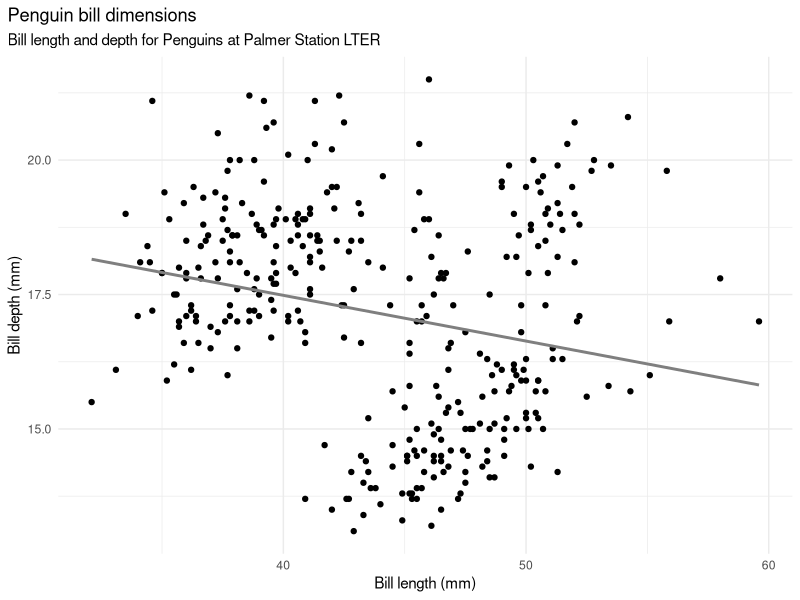
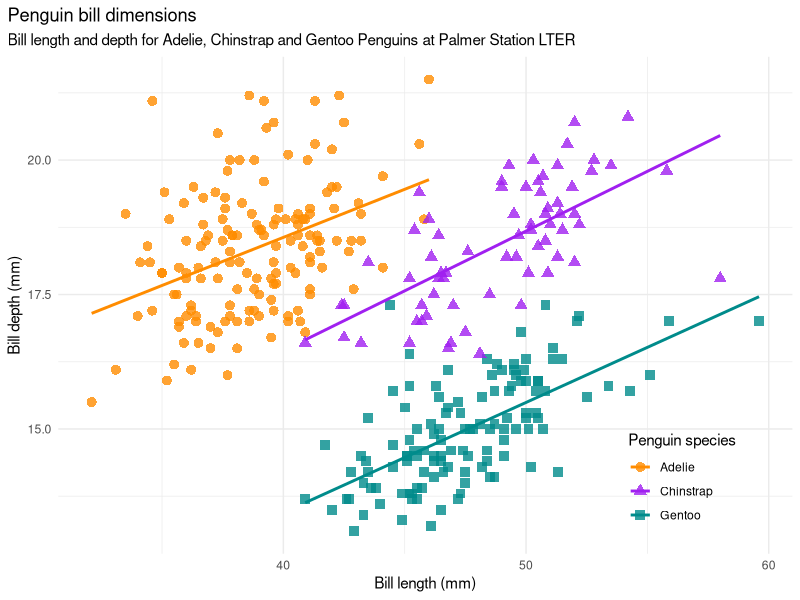

These charts were generated, in order, by the following R code:
## ---- chunk 1
#| message: false
library(palmerpenguins)
library(tidyverse)
## ---- chunk 2
penguins
## ---- chunk 3
count(penguins, species)
## ---- chunk 4
count(penguins, species, island, .drop = FALSE)
## ---- chunk 5
penguins |>
  filter(sex == "female",
         species == "Gentoo",
         bill_length_mm > 48) |>
  select(body_mass_g)
## ---- chunk 6
penguins |>
  group_by(species) |>
  summarise(mean_bill_length = mean(bill_length_mm, na.rm = TRUE))
## ---- chunk 7
#| label: bill-no-species
#| fig-show: hide
ggplot(data = penguins,
       aes(x = bill_length_mm,
           y = bill_depth_mm)) +
  geom_point() +
  geom_smooth(method = "lm", se = FALSE, color = "gray50") +
  labs(title = "Penguin bill dimensions",
       subtitle = "Bill length and depth for Penguins at Palmer Station LTER",
       x = "Bill length (mm)",
       y = "Bill depth (mm)") +
  theme_minimal() + 
  theme(plot.title.position = "plot")
## ---- chunk 8
#| label: bill-species
#| fig-show: hide
ggplot(data = penguins,
       aes(x = bill_length_mm,
           y = bill_depth_mm,
           group = species)) +
  geom_point(aes(color = species, 
                 shape = species),
             size = 3,
             alpha = 0.8) +
  geom_smooth(method = "lm", se = FALSE, aes(color = species)) +
  scale_color_manual(values = c("darkorange","purple","cyan4")) +
  labs(title = "Penguin bill dimensions",
       subtitle = "Bill length and depth for Adelie, Chinstrap and Gentoo Penguins at Palmer Station LTER",
       x = "Bill length (mm)",
       y = "Bill depth (mm)",
       color = "Penguin species",
       shape = "Penguin species") +
  theme_minimal() +
  theme(legend.position = c(0.85, 0.15),
        plot.title.position = "plot")
